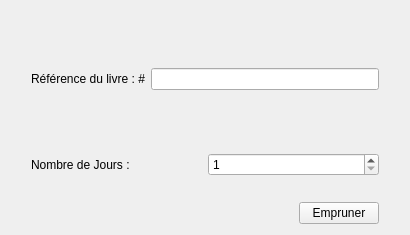
<?xml version="1.0" encoding="UTF-8"?>
<ui version="4.0">
 <class>QEmpruntWidget</class>
 <widget class="QWidget" name="QEmpruntWidget">
  <property name="geometry">
   <rect>
    <x>0</x>
    <y>0</y>
    <width>410</width>
    <height>235</height>
   </rect>
  </property>
  <property name="minimumSize">
   <size>
    <width>410</width>
    <height>235</height>
   </size>
  </property>
  <property name="windowTitle">
   <string>QEmpruntWidget</string>
  </property>
  <layout class="QGridLayout" name="gridLayout">
   <item row="0" column="1" colspan="2">
    <layout class="QHBoxLayout" name="horizontalLayout_2">
     <item>
      <widget class="QLabel" name="label">
       <property name="text">
        <string>Référence du livre : #</string>
       </property>
      </widget>
     </item>
     <item>
      <widget class="QLineEdit" name="LineRef"/>
     </item>
    </layout>
   </item>
   <item row="0" column="0">
    <spacer name="verticalSpacer">
     <property name="orientation">
      <enum>Qt::Vertical</enum>
     </property>
     <property name="sizeType">
      <enum>QSizePolicy::Fixed</enum>
     </property>
     <property name="sizeHint" stdset="0">
      <size>
       <width>20</width>
       <height>122</height>
      </size>
     </property>
    </spacer>
   </item>
   <item row="1" column="2">
    <widget class="QSpinBox" name="SpinNbrJours">
     <property name="minimum">
      <number>1</number>
     </property>
     <property name="maximum">
      <number>10</number>
     </property>
    </widget>
   </item>
   <item row="0" column="3">
    <spacer name="verticalSpacer_2">
     <property name="orientation">
      <enum>Qt::Vertical</enum>
     </property>
     <property name="sizeHint" stdset="0">
      <size>
       <width>20</width>
       <height>40</height>
      </size>
     </property>
    </spacer>
   </item>
   <item row="3" column="1">
    <widget class="QLabel" name="LabelError">
     <property name="styleSheet">
      <string notr="true">QLabel{
color: rgb(188, 52, 52)
}</string>
     </property>
     <property name="text">
      <string/>
     </property>
    </widget>
   </item>
   <item row="5" column="1" colspan="2">
    <layout class="QHBoxLayout" name="horizontalLayout">
     <item>
      <spacer name="horizontalSpacer">
       <property name="orientation">
        <enum>Qt::Horizontal</enum>
       </property>
       <property name="sizeHint" stdset="0">
        <size>
         <width>40</width>
         <height>20</height>
        </size>
       </property>
      </spacer>
     </item>
     <item>
      <widget class="QPushButton" name="BtnEmprunter">
       <property name="text">
        <string>Empruner</string>
       </property>
      </widget>
     </item>
    </layout>
   </item>
   <item row="1" column="1">
    <widget class="QLabel" name="label_3">
     <property name="text">
      <string>Nombre de Jours :</string>
     </property>
    </widget>
   </item>
  </layout>
 </widget>
 <layoutdefault spacing="6" margin="11"/>
 <resources/>
 <connections>
  <connection>
   <sender>BtnEmprunter</sender>
   <signal>clicked()</signal>
   <receiver>QEmpruntWidget</receiver>
   <slot>Emprunter()</slot>
   <hints>
    <hint type="sourcelabel">
     <x>302</x>
     <y>223</y>
    </hint>
    <hint type="destinationlabel">
     <x>380</x>
     <y>221</y>
    </hint>
   </hints>
  </connection>
 </connections>
 <slots>
  <slot>Emprunter()</slot>
 </slots>
</ui>
